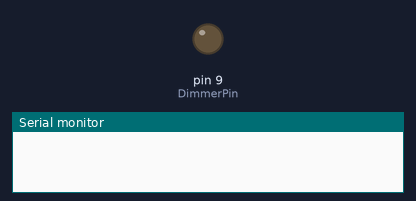
Recording of a sketch running on a simulated Arduino Uno, built with avr-gcc and run on an emulated ATmega328P. On the bench: output pins drawn as LEDs (lit = HIGH), the last lines printed to the serial monitor. The local clock reads 2024-03-15 10:24:30 at power-on unless the sketch sets it.

Above: at 0.1 s.
At 2.3 s:
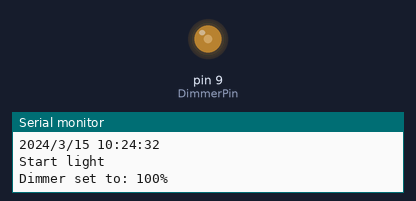
Timing chart, 0 to 3.8 s (numbered marks = the images above):
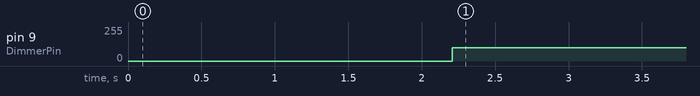

Measured:
- by itself, pin 9 (DimmerPin): 0/255 → 100/255 at 2.2 s

The sketch:

Phase1-ScheduleTime.ino
```cpp
/*
* Phase 1 : Arduino dimming the light according to an hardcoded schedule.
* Requires the DS1709 module from Adafruit to keep the time and an
* external dimming module.
*/

#include <RTClib.h>

#include <Wire.h>out

struct ScheduledTime_t {
  int hour;
  int minute;
};

RTC_DS1307 RTC;
ScheduledTime_t StartLight;
ScheduledTime_t StopLight;
DateTime StartLightDateTime;
DateTime StopLightDateTime;
bool Light = false;
// Analog output pin that the AC Dimmer Board is connected to (Digital Pin 9), Mode to 5v
const int DimmerPin = 9;
// Value output to the PWM (analog out): starts closed
int DimmerOutputValue = 0;


void setup () {
  Serial.begin(9600);
  RTC.begin();

  // Starts opening at 4:30
  StartLight.hour = 4;
  StartLight.minute = 30;
  StartLightDateTime = DateTime(2016, 01, 01, StartLight.hour, StartLight.minute, 0);

  // Starts closing at 18:40
  StopLight.hour = 18;
  StopLight.minute = 40;
  StopLightDateTime = DateTime(2016, 01, 01, StopLight.hour, StopLight.minute, 0);

  // Initialize the dimmer as closed
  analogWrite(DimmerPin, DimmerOutputValue);

  // Initialize the real time clock module
  if (!RTC.isrunning()) {
     Serial.println("RTC is NOT running!");
     // The following line sets the RTC to the date & time this sketch was compiled,
     // only required the first time
     //RTC.adjust(DateTime(__DATE__, __TIME__));
  }
  // Leave time for everything to get setup before starting the control loop
  delay(2000);
}

void loop () {
    // Sets the lights according to the schedule once every 3 seconds.
    toggleLightsAccordingToSchedule();
    showDimmerValueMessage();
    delay(3000);
}

/* Shows a debug message containing the current value of the dimmer. */
void showDimmerValueMessage(){
    Serial.print("Dimmer set to: ");
    Serial.print(DimmerOutputValue);
    Serial.println("%");
}

/* Toggles the lights according to the hardcodded times. */
void toggleLightsAccordingToSchedule() {
  // Gets the current time and output to debug port. Since we only
  // need the time to compare, always set the date to January 1st.
  DateTime now = RTC.now();
  delay(200);
  DateTime nowCompare = DateTime(2016, 01, 01, now.hour(), now.minute(), 0);

  Serial.print(now.year(), DEC);
  Serial.print('/');
  Serial.print(now.month(), DEC);
  Serial.print('/');
  Serial.print(now.day(), DEC);
  Serial.print(' ');
  Serial.print(now.hour(), DEC);
  Serial.print(':');
  Serial.print(now.minute(), DEC);
  Serial.print(':');
  Serial.print(now.second(), DEC);
  Serial.println();

  // Convert all times to unixtime to make it easier to calculate.
  // Sets a flag indicating is the light is open or closed according
  // to the schedule. The light might still be open if it's still
  // in the process of closing.
  if (!Light &&
      nowCompare.unixtime() >= StartLightDateTime.unixtime() &&
      nowCompare.unixtime() < StopLightDateTime.unixtime()) {
    Light = true;
    Serial.println("Start light");
  }

  if (Light &&
      nowCompare.unixtime() >= StopLightDateTime.unixtime()) {
    Light = false;
    Serial.println("Stop light");
    }


  // Opens or closes lights gradually with dimmer
  if (Light) {
    uint32_t offSetSeconds = nowCompare.unixtime() - StartLightDateTime.unixtime();
    uint32_t offsetMinutes = (offSetSeconds / 60);
    if (offsetMinutes < 10)
      DimmerOutputValue = 20;
    else if (offsetMinutes >= 10 && offsetMinutes < 20)
      DimmerOutputValue = 40;
    else if (offsetMinutes >= 20 && offsetMinutes < 30)
      DimmerOutputValue = 60;
    else if (offsetMinutes >= 30 && offsetMinutes < 40)
      DimmerOutputValue = 80;
    else
      DimmerOutputValue = 100;

    analogWrite(DimmerPin, DimmerOutputValue);
  }

  if (!Light) {
    uint32_t offSetSeconds = nowCompare.unixtime() - StopLightDateTime.unixtime();
    uint32_t offsetMinutes = (offSetSeconds / 60);
    if (offsetMinutes < 10)
      DimmerOutputValue = 80;
    else if (offsetMinutes >= 10 && offsetMinutes < 20)
      DimmerOutputValue = 60;
    else if (offsetMinutes >= 20 && offsetMinutes < 30)
      DimmerOutputValue = 40;
    else if (offsetMinutes >= 30 && offsetMinutes < 40)
      DimmerOutputValue = 20;
    else
      DimmerOutputValue = 0;

    analogWrite(DimmerPin, DimmerOutputValue);
    }
 }
```
